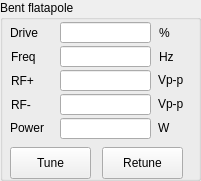
   <widget class="QGroupBox" name="gbSLCQ">
    <property name="geometry">
     <rect>
      <x>480</x>
      <y>625</y>
      <width>201</width>
      <height>181</height>
     </rect>
    </property>
    <property name="title">
     <string>Bent flatapole</string>
    </property>
    <widget class="QLabel" name="label_27">
     <property name="geometry">
      <rect>
       <x>10</x>
       <y>25</y>
       <width>59</width>
       <height>16</height>
      </rect>
     </property>
     <property name="text">
      <string>Drive</string>
     </property>
    </widget>
    <widget class="QLineEdit" name="leSRFDRV_3">
     <property name="geometry">
      <rect>
       <x>60</x>
       <y>22</y>
       <width>91</width>
       <height>21</height>
      </rect>
     </property>
    </widget>
    <widget class="QLabel" name="label_28">
     <property name="geometry">
      <rect>
       <x>11</x>
       <y>49</y>
       <width>59</width>
       <height>16</height>
      </rect>
     </property>
     <property name="text">
      <string>Freq</string>
     </property>
    </widget>
    <widget class="QLabel" name="label_29">
     <property name="geometry">
      <rect>
       <x>11</x>
       <y>73</y>
       <width>59</width>
       <height>16</height>
      </rect>
     </property>
     <property name="text">
      <string>RF+</string>
     </property>
    </widget>
    <widget class="QLabel" name="label_30">
     <property name="geometry">
      <rect>
       <x>11</x>
       <y>97</y>
       <width>59</width>
       <height>16</height>
      </rect>
     </property>
     <property name="text">
      <string>RF-</string>
     </property>
    </widget>
    <widget class="QLineEdit" name="leSRFFRQ_3">
     <property name="geometry">
      <rect>
       <x>60</x>
       <y>46</y>
       <width>91</width>
       <height>21</height>
      </rect>
     </property>
    </widget>
    <widget class="QLineEdit" name="leGRFPPVP_3">
     <property name="geometry">
      <rect>
       <x>60</x>
       <y>70</y>
       <width>91</width>
       <height>21</height>
      </rect>
     </property>
     <property name="readOnly">
      <bool>true</bool>
     </property>
    </widget>
    <widget class="QLineEdit" name="leGRFPPVN_3">
     <property name="geometry">
      <rect>
       <x>60</x>
       <y>94</y>
       <width>91</width>
       <height>21</height>
      </rect>
     </property>
     <property name="readOnly">
      <bool>true</bool>
     </property>
    </widget>
    <widget class="QLabel" name="label_31">
     <property name="geometry">
      <rect>
       <x>159</x>
       <y>25</y>
       <width>31</width>
       <height>16</height>
      </rect>
     </property>
     <property name="text">
      <string>%</string>
     </property>
    </widget>
    <widget class="QLabel" name="label_32">
     <property name="geometry">
      <rect>
       <x>159</x>
       <y>49</y>
       <width>31</width>
       <height>16</height>
      </rect>
     </property>
     <property name="text">
      <string>Hz</string>
     </property>
    </widget>
    <widget class="QLabel" name="label_33">
     <property name="geometry">
      <rect>
       <x>158</x>
       <y>72</y>
       <width>31</width>
       <height>16</height>
      </rect>
     </property>
     <property name="text">
      <string>Vp-p</string>
     </property>
    </widget>
    <widget class="QLabel" name="label_34">
     <property name="geometry">
      <rect>
       <x>158</x>
       <y>96</y>
       <width>31</width>
       <height>16</height>
      </rect>
     </property>
     <property name="text">
      <string>Vp-p</string>
     </property>
    </widget>
    <widget class="QPushButton" name="pbTuneCQ">
     <property name="geometry">
      <rect>
       <x>10</x>
       <y>147</y>
       <width>81</width>
       <height>32</height>
      </rect>
     </property>
     <property name="text">
      <string>Tune</string>
     </property>
     <property name="autoDefault">
      <bool>false</bool>
     </property>
    </widget>
    <widget class="QPushButton" name="pbRetuneCQ">
     <property name="geometry">
      <rect>
       <x>102</x>
       <y>147</y>
       <width>81</width>
       <height>32</height>
      </rect>
     </property>
     <property name="text">
      <string>Retune</string>
     </property>
     <property name="autoDefault">
      <bool>false</bool>
     </property>
    </widget>
    <widget class="QLineEdit" name="leGRFPWR_3">
     <property name="geometry">
      <rect>
       <x>60</x>
       <y>118</y>
       <width>91</width>
       <height>21</height>
      </rect>
     </property>
     <property name="readOnly">
      <bool>true</bool>
     </property>
    </widget>
    <widget class="QLabel" name="label_75">
     <property name="geometry">
      <rect>
       <x>158</x>
       <y>120</y>
       <width>31</width>
       <height>16</height>
      </rect>
     </property>
     <property name="text">
      <string>W</string>
     </property>
    </widget>
    <widget class="QLabel" name="label_76">
     <property name="geometry">
      <rect>
       <x>10</x>
       <y>120</y>
       <width>59</width>
       <height>16</height>
      </rect>
     </property>
     <property name="text">
      <string>Power</string>
     </property>
    </widget>
   </widget>
